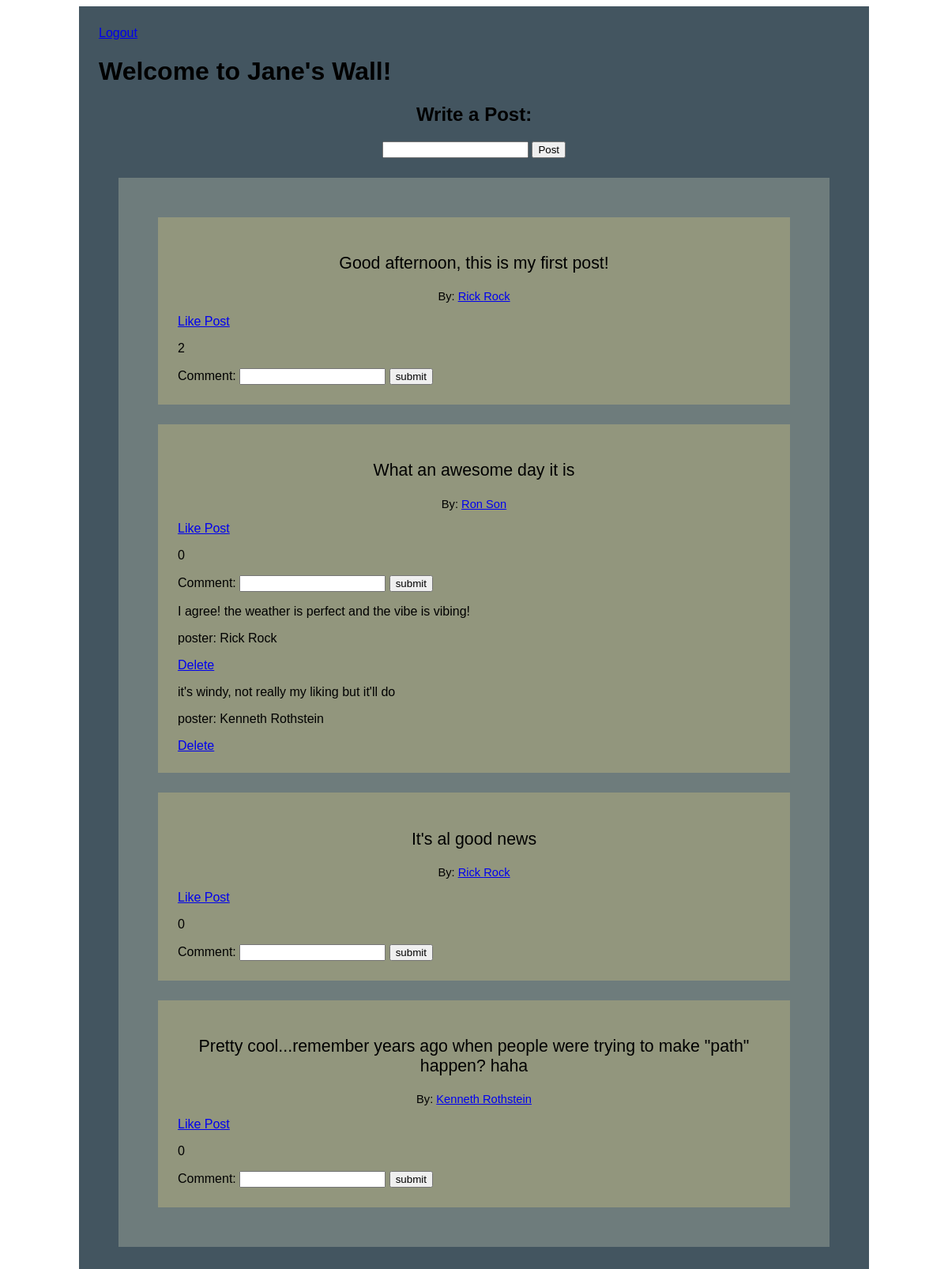
The page /success (signed in) on the database its author committed.
### login_project_app/models.py (models this page shows)
class Wall_Message(models.Model):
    message = models.CharField(max_length=255)
    poster = models.ForeignKey(User, related_name='user_messages', on_delete=models.CASCADE)
    user_likes = models.ManyToManyField(User, related_name='liked_posts')

class User(models.Model):
    first_name = models.CharField(max_length=50)
    last_name = models.CharField(max_length=50)
    email = models.CharField(max_length=50)
    password = models.CharField(max_length=50)
    objects = UserManager()

class Comment(models.Model):
    comment = models.CharField(max_length=255)
    poster = models.ForeignKey(User, related_name='user_comments', on_delete=models.CASCADE)
    wall_message = models.ForeignKey(Wall_Message, related_name="post_comments", on_delete=models.CASCADE)

### login_project_app/views.py (the view)
# urls.py: path('success', views.success),
def success(request):
    if 'user' not in request.session:
        return redirect('/')
    context = {
        'wall_messages': Wall_Message.objects.all()
    }
    return render(request, 'success.html', context)

### login_project_app/templates/success.html (shortened to what this page needs)
<!DOCTYPE html>
<html lang="en">
<head>
    {% load static %}
    <link rel="stylesheet" href="{% static 'style.css' %}">
</head>
<body>
    <div id='wrap'>
        <a href="/logout">Logout</a>
        <h1>Welcome to {{request.session.user}}'s Wall!</h1>
        <div id='write'>
            <h2>Write a Post:</h2>
            <form action="/process_message" method=POST>
                <input type="text" name='mess'>
                <input type="submit" value="Post">
            </form>
        </div>
        <div id='posts'>
            {% for post in wall_messages %}
            <div class='one_post'>
                <p class='post'>{{post.message}}</p>
                <p class='poster'>By: <a href="/user_profile/{{post.poster.id}}">{{post.poster.first_name}} {{post.poster.last_name}}</a></p>
                <a href="/like/{{post.id}}">Like Post</a>
                <p>{{ post.user_likes.count }}</p>
                <form action="/add_comment/{{post.id}}" method=POST>
                    Comment: <input type="text" name='comment'>
                    <input type="submit" value='submit'>
                </form>
                {% for comment in post.post_comments.all %}
                    <p>{{comment.comment}}</p>
                    <p>poster: {{comment.poster.first_name}} {{comment.poster.last_name}}</p>
                    <a href="/delete/{{comment.id}}">Delete</a>
                {% endfor %}
            </div>
            {% endfor %}
        </div>
    </div>
</body>
</html>

### login_project_app/static/style.css (style rules this page uses)
#wrap { margin: 0px auto; background-color: #435560; width: 950px; font-family: sans-serif; padding: 25px; }
#posts { background-color: #6e7c7c; padding: 25px; margin: 25px; }
.one_post { background-color: #92967d; padding: 25px; margin: 25px; min-height: 100px; }
.post { font-size: 16pt; text-align: center; }
.poster { font-size: 11pt; text-align: center; }
#write { text-align: center; }

### rows shown on the page
Wall_Message: message "Good afternoon, this is my first post!", poster.first_name "Rick", poster.last_name "Rock", user_likes.count "2"
Wall_Message: message "What an awesome day it is", poster.first_name "Ron", poster.last_name "Son", user_likes.count "0"
Comment: comment "I agree! the weather is perfect and the vibe is vibing!", poster.first_name "Rick", poster.last_name "Rock"
Comment: comment "it's windy, not really my liking but it'll do", poster.first_name "Kenneth", poster.last_name "Rothstein"
Wall_Message: message "It's al good news", poster.first_name "Rick", poster.last_name "Rock", user_likes.count "0"
Wall_Message: message "Pretty cool...remember years ago when people were trying to make \"path\" happen? haha", poster.first_name "Kenneth", poster.last_name "Rothstein", user_likes.count "0"

### other values the page prints
{{ request.session.user }} "Jane"
